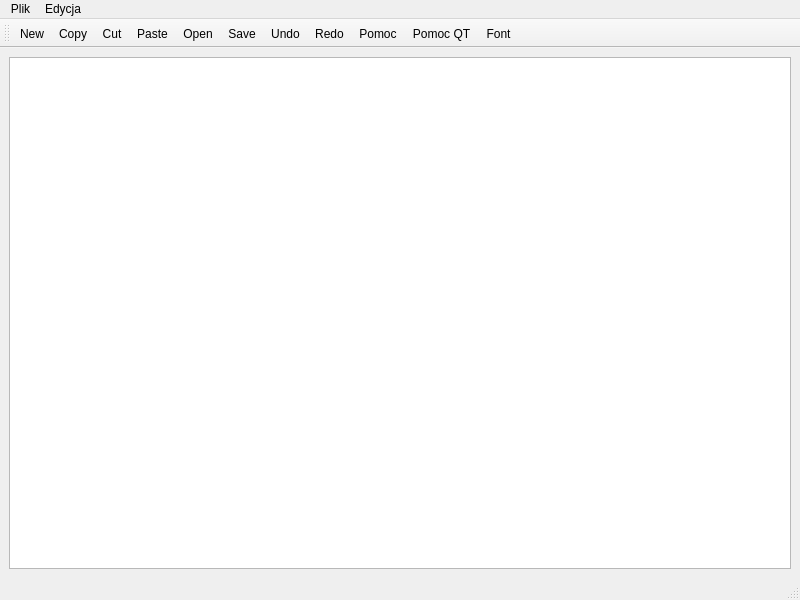
<?xml version="1.0" encoding="UTF-8"?>
<ui version="4.0">
 <class>MainWindow</class>
 <widget class="QMainWindow" name="MainWindow">
  <property name="geometry">
   <rect>
    <x>0</x>
    <y>0</y>
    <width>800</width>
    <height>600</height>
   </rect>
  </property>
  <property name="windowTitle">
   <string>MainWindow</string>
  </property>
  <widget class="QWidget" name="centralwidget">
   <layout class="QGridLayout" name="gridLayout">
    <item row="0" column="0">
     <widget class="QTextEdit" name="textEdit"/>
    </item>
   </layout>
  </widget>
  <widget class="QMenuBar" name="menubar">
   <property name="geometry">
    <rect>
     <x>0</x>
     <y>0</y>
     <width>800</width>
     <height>21</height>
    </rect>
   </property>
   <widget class="QMenu" name="menutools">
    <property name="title">
     <string>Plik</string>
    </property>
    <addaction name="actionNew"/>
    <addaction name="actionOpen"/>
    <addaction name="actionSave"/>
    <addaction name="actionClose"/>
    <addaction name="actionExit"/>
   </widget>
   <widget class="QMenu" name="menuEdycja">
    <property name="title">
     <string>Edycja</string>
    </property>
    <addaction name="actionCopy"/>
    <addaction name="actionCut"/>
    <addaction name="actionPaste"/>
    <addaction name="actionUndo"/>
    <addaction name="actionRedo"/>
   </widget>
   <addaction name="menutools"/>
   <addaction name="menuEdycja"/>
  </widget>
  <widget class="QStatusBar" name="statusbar"/>
  <widget class="QToolBar" name="toolBar">
   <property name="windowTitle">
    <string>toolBar</string>
   </property>
   <attribute name="toolBarArea">
    <enum>TopToolBarArea</enum>
   </attribute>
   <attribute name="toolBarBreak">
    <bool>false</bool>
   </attribute>
   <addaction name="actionNew"/>
   <addaction name="actionCopy"/>
   <addaction name="actionCut"/>
   <addaction name="actionPaste"/>
   <addaction name="actionOpen"/>
   <addaction name="actionSave"/>
   <addaction name="actionUndo"/>
   <addaction name="actionRedo"/>
   <addaction name="actionAbout"/>
   <addaction name="actionAboutQt"/>
   <addaction name="actionFont"/>
  </widget>
  <action name="actionNew">
   <property name="icon">
    <iconset resource="icons.qrc">
     <normaloff>:/pw_lab5_ikony/lab1/new.png</normaloff>:/pw_lab5_ikony/lab1/new.png</iconset>
   </property>
   <property name="text">
    <string>New</string>
   </property>
   <property name="toolTip">
    <string>Stwórz nowy dokument</string>
   </property>
   <property name="shortcut">
    <string>Ctrl+N</string>
   </property>
  </action>
  <action name="actionCopy">
   <property name="icon">
    <iconset resource="icons.qrc">
     <normaloff>:/pw_lab5_ikony/lab1/copy.png</normaloff>:/pw_lab5_ikony/lab1/copy.png</iconset>
   </property>
   <property name="text">
    <string>Copy</string>
   </property>
   <property name="toolTip">
    <string>Kopiuj</string>
   </property>
   <property name="shortcut">
    <string>Ctrl+C</string>
   </property>
  </action>
  <action name="actionCut">
   <property name="icon">
    <iconset resource="icons.qrc">
     <normaloff>:/pw_lab5_ikony/lab1/cut.png</normaloff>:/pw_lab5_ikony/lab1/cut.png</iconset>
   </property>
   <property name="text">
    <string>Cut</string>
   </property>
   <property name="toolTip">
    <string>Wytnij</string>
   </property>
   <property name="shortcut">
    <string>Ctrl+X</string>
   </property>
  </action>
  <action name="actionPaste">
   <property name="icon">
    <iconset resource="icons.qrc">
     <normaloff>:/pw_lab5_ikony/lab1/paste.png</normaloff>:/pw_lab5_ikony/lab1/paste.png</iconset>
   </property>
   <property name="text">
    <string>Paste</string>
   </property>
   <property name="toolTip">
    <string>Wklej</string>
   </property>
   <property name="shortcut">
    <string>Ctrl+V</string>
   </property>
  </action>
  <action name="actionOpen">
   <property name="icon">
    <iconset resource="icons.qrc">
     <normaloff>:/pw_lab5_ikony/lab1/open.png</normaloff>:/pw_lab5_ikony/lab1/open.png</iconset>
   </property>
   <property name="text">
    <string>Open</string>
   </property>
   <property name="toolTip">
    <string>Otwórz plik</string>
   </property>
   <property name="shortcut">
    <string>Ctrl+O</string>
   </property>
  </action>
  <action name="actionSave">
   <property name="icon">
    <iconset resource="icons.qrc">
     <normaloff>:/pw_lab5_ikony/lab1/save.png</normaloff>:/pw_lab5_ikony/lab1/save.png</iconset>
   </property>
   <property name="text">
    <string>Save</string>
   </property>
   <property name="toolTip">
    <string>Zapisz plik</string>
   </property>
   <property name="shortcut">
    <string>Ctrl+S</string>
   </property>
  </action>
  <action name="actionUndo">
   <property name="text">
    <string>Undo</string>
   </property>
   <property name="shortcut">
    <string>Ctrl+Z</string>
   </property>
  </action>
  <action name="actionRedo">
   <property name="text">
    <string>Redo</string>
   </property>
   <property name="shortcut">
    <string>Ctrl+Y</string>
   </property>
  </action>
  <action name="actionClose">
   <property name="text">
    <string>Close</string>
   </property>
   <property name="shortcut">
    <string>Ctrl+W</string>
   </property>
  </action>
  <action name="actionExit">
   <property name="text">
    <string>Exit</string>
   </property>
   <property name="shortcut">
    <string>Ctrl+Q</string>
   </property>
  </action>
  <action name="actionAbout">
   <property name="text">
    <string>Pomoc</string>
   </property>
  </action>
  <action name="actionAboutQt">
   <property name="text">
    <string>Pomoc QT</string>
   </property>
  </action>
  <action name="actionFont">
   <property name="text">
    <string>Font</string>
   </property>
  </action>
 </widget>
 <resources>
  <include location="icons.qrc"/>
 </resources>
 <connections/>
</ui>
